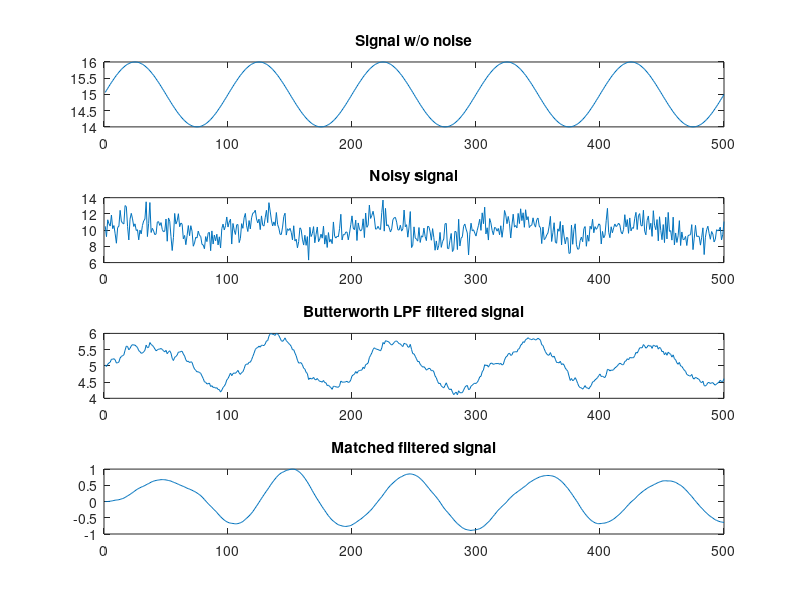

Reproduce this figure in MATLAB.
% Compare the performance of a matched filter versus a 1st order
% Butterworth to process a noisy sinusoid.

clear
for t=1:500
j(t)=t;
c(t)=0;
n(t)=0;
v(t)=0;
hlpf(t)=0;
hopt(t)=0;
y(t)=0;
n(t)=0;
end;
Ts=1/100; % set the sample period to 1/100 seconds
% generate impulse response function for first order Butterworth
% filter
for t=1:50
hlpf(t)=2*pi*exp(-t*2*pi*Ts);
end;
% generate impulse response function for optimum filter
for t=1:50
hopt(t)=sin(2*pi*t*Ts);
end;
% generate a sinusoidal signal
for t=1:500
p(t)=sin(2*3.1415*t*Ts);
end;
% add gaussian white noise to sinusoidal signal
for t=1:500
n(t)=randn;
y(t)=p(t)+n(t); % Add gaussian noise to the signal
end;
% Filter noisy signal with first order Butterworth LPF,
% then normalize the amplitude
c=conv(hlpf,y);
c=c/max(c);
% Filter noisy signal using matched filter,
% then normalize the amplitude
v=conv(hopt,y);
v=v/max(v);
% Plot signal w/o noise, noisy signal, Butterworth filtered signal
% and optimum filtered signal
subplot(4,1,1)
plot (j, p+15)
title('Signal w/o noise');
subplot(4,1,2)
plot (j, y+10)
title('Noisy signal');
subplot(4,1,3)
plot (j, c (1:500)+5)
title('Butterworth LPF filtered signal');
subplot(4,1,4)
plot (j, v (1:500))
title('Matched filtered signal');
%plot (j, p+15, j, y+10, j, c (1:500)+5, j, v (1:500))